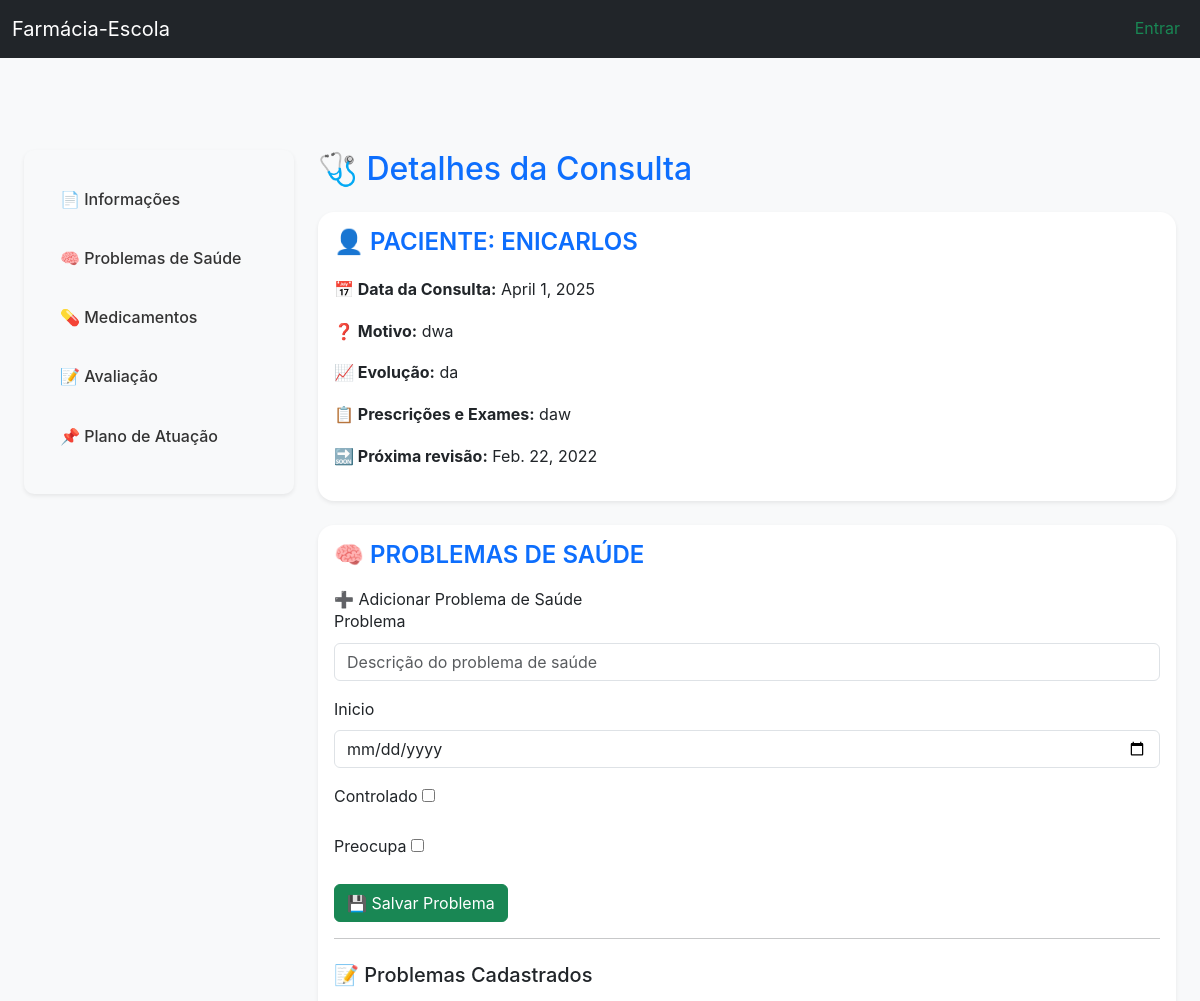
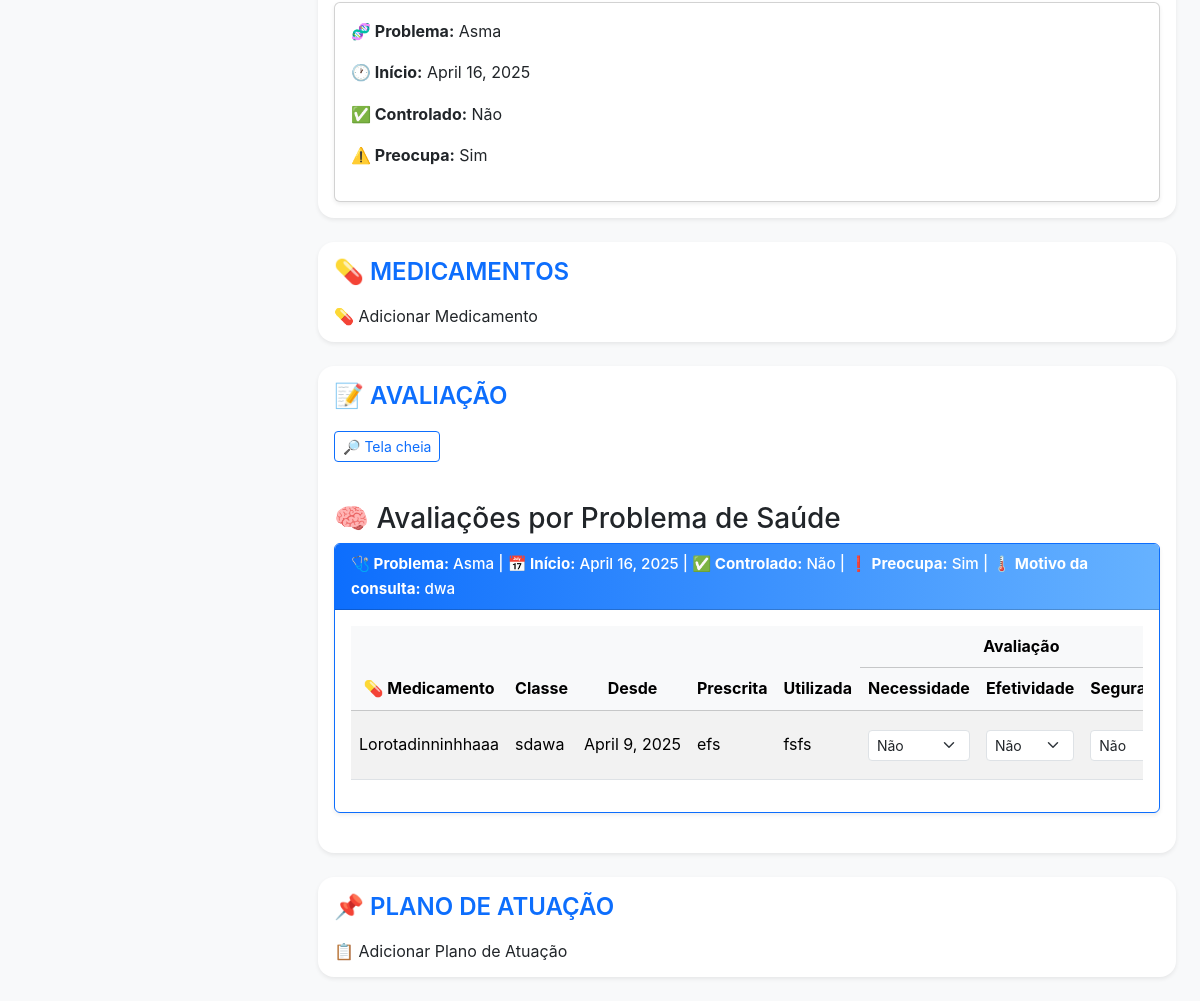
The app's page /consulta/consulta/6/, older data (2 pictures, top to bottom).
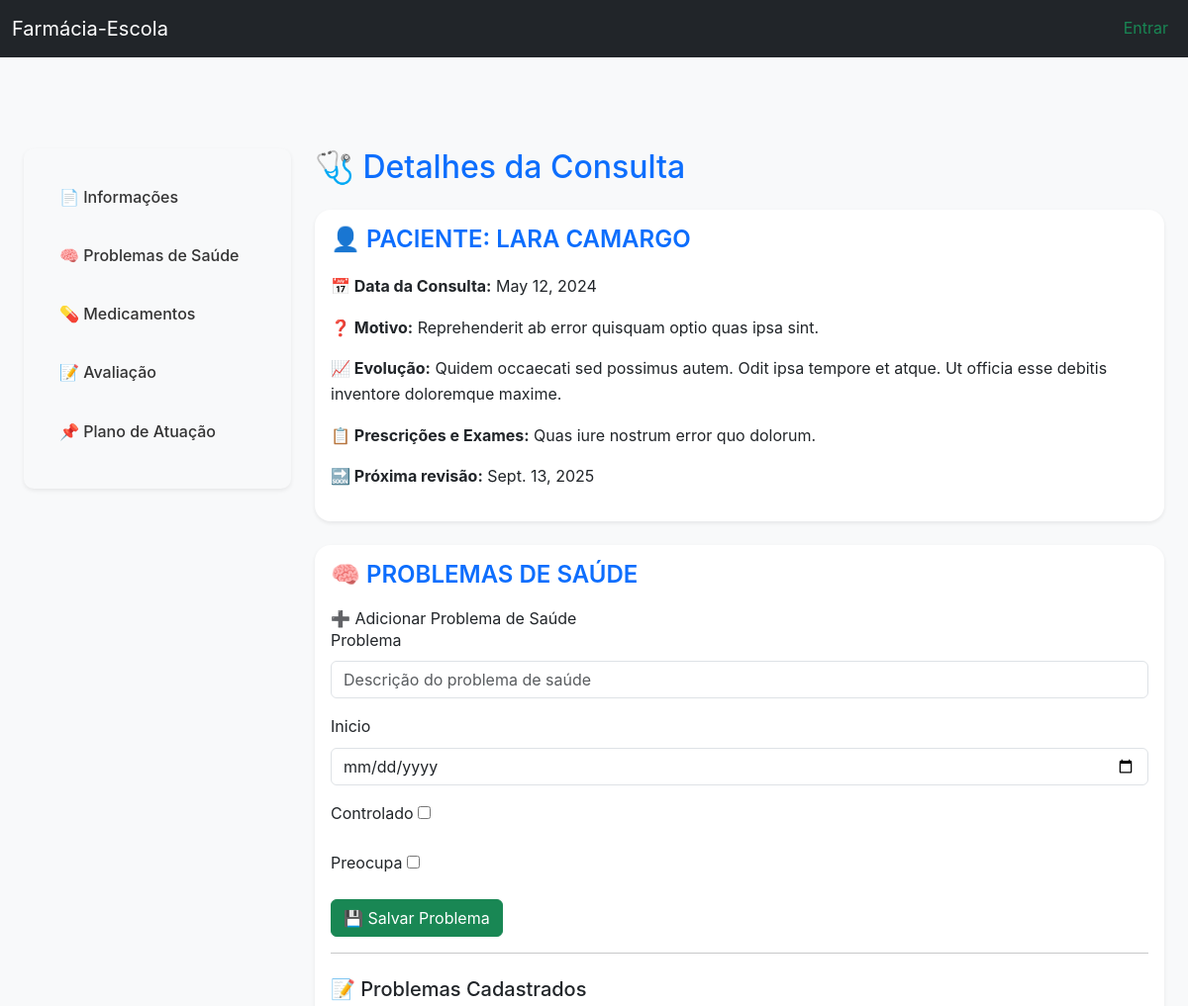
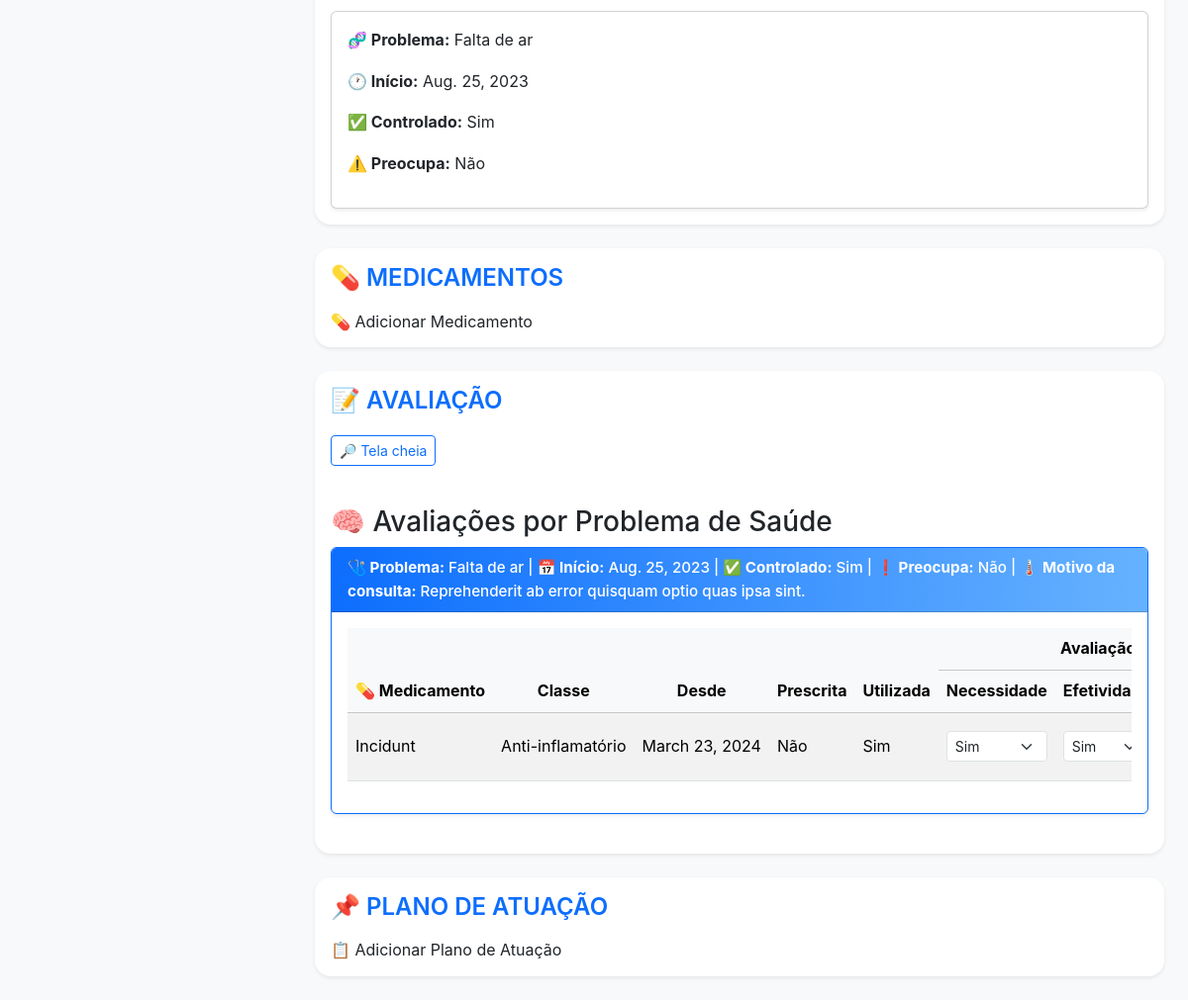
The same page, newer data (2 pictures, top to bottom).
### consulta/models.py (models this page shows, shortened)
class Consulta(models.Model):
    paciente = models.ForeignKey(Paciente, on_delete=models.CASCADE, related_name='consultas')
    data_consulta = models.DateField()
    evolucao = models.TextField()
    motivo_consulta = models.TextField(max_length=255)
    prescricoes_exames = models.TextField()
    data_proxima_revisao = models.DateField()
    def __str__(self):
        return f"Consulta de {self.paciente.nome} em {self.data_consulta}"

class ProblemaSaude(models.Model):
    consulta = models.ForeignKey(Consulta, related_name='problemas_saude', on_delete=models.CASCADE)
    problema = models.CharField(max_length=255)
    inicio = models.DateField()
    controlado = models.BooleanField(default=False)
    preocupa = models.BooleanField(default=False)
    def __str__(self):
        return f"{self.problema} em {self.consulta.data_consulta}"

class Medicamento(models.Model):
    consulta = models.ForeignKey(Consulta, on_delete=models.CASCADE, related_name='medicamentos', null=True, blank=True)
    problema_saude = models.ForeignKey(ProblemaSaude, on_delete=models.CASCADE, related_name='medicamentos', null=True, blank=True)
    nome = models.CharField(max_length=255)
    classe = models.CharField(max_length=255)
    desde = models.DateField()
    prescrita = models.CharField(max_length=255)
    utilizada = models.CharField(max_length=255)
    para_que_servir = models.TextField()

### paciente/models.py (models this page shows, shortened)
class Paciente(models.Model):
    nome = models.CharField(max_length=150)
    telefone = models.CharField(max_length=15)
    numero_formulario = models.CharField(max_length=10)
    responsavel = models.CharField(max_length=100)
    data_nascimento = models.DateField()
    doencas = models.ManyToManyField(
        Doenca,
        through='MedicamentoDoencaPaciente',
        related_name='pacientes',
        blank=True
    )
    medicamentos = models.ManyToManyField(Medicamento, related_name='pacientes', blank=True)
    genero = models.CharField(
        max_length=15, choices=[('M', 'Masculino'), ('F', 'Feminino'), ('O', 'Outro'), ('ND', 'Prefere não dizer')]
    )
    estado_civil = models.CharField(
        max_length=20, choices=[
            ('Casado(a)', 'Casado(a)'),
            ('Solteiro(a)', 'Solteiro(a)'),
            ('Separado(a)', 'Separado(a)'),
            ('Amigado(a)', 'Amigado(a)'),
            ('Nao consta', 'Não consta'),
            ('Outro', 'Outro'),
        ]
    )
    bairro = models.CharField(max_length=100)
    distrito = models.CharField(max_length=20, choices=[('Rural', 'Zona Rural'), ('Urbano', 'Zona Urbana')])
    municipio = models.CharField(max_length=100)
    escolaridade = models.CharField(
        max_length=30, choices=[
            ('Analfabeto', 'Analfabeto'),
            ('Fundamental incompleto', 'Fundamental incompleto'),
            ('Fundamental completo', 'Fundamental completo'),
            ('Médio incompleto', 'Médio incompleto'),
            ('Ensino médio completo', 'Ensino médio completo'),
            ('Superior incompleto', 'Superior incompleto'),
            ('Superior completo', 'Superior completo'),
            ('Pós-graduação', 'Pós-graduação'),
            ('Nao consta', 'Não consta'),
        ]
    )
    ocupacao = models.CharField(max_length=100)
    raca = models.CharField(
        max_length=20, choices=[
            ('Pardo', 'Pardo'),
            ('Preto', 'Preto'),
            ('Branco', 'Branco'),
            ('Amarelo', 'Amarelo'),
            ('Negro', 'Negro'),
            ('Outro', 'Outro'),
            ('Nao consta', 'Não consta'),
        ]
    )
    reside_com = models.CharField(max_length=100)
    observacoes = models.TextField(blank=True)

### consulta/views.py (the view)
# urls.py: path('consulta/<int:consulta_id>/', views.detalhe_consulta, name='consulta_detalhe_consulta'),
def detalhe_consulta(request, consulta_id):
    consulta = get_object_or_404(Consulta, id=consulta_id)
    problemas = ProblemaSaude.objects.filter(consulta=consulta)
    medicamentos = Medicamento.objects.filter(problema_saude__in=problemas).select_related('problema_saude')
    avaliacoes = Avaliacao.objects.filter(medicamento__in=medicamentos).select_related('medicamento')
    planos = PlanoAtuacao.objects.filter(consulta=consulta)
    problemas_com_medicamentos = []
    for problema in problemas:
        medicamentos_relacionados = problema.medicamentos.all()
        for medicamento in medicamentos_relacionados:
            medicamento.avaliacao = Avaliacao.objects.filter(medicamento=medicamento).first()
        problemas_com_medicamentos.append({
            'problema': problema,
            'medicamentos': medicamentos_relacionados
        })
    context = {
        'consulta': consulta,
        'problemas': problemas,
        'medicamentos': medicamentos,
        'avaliacoes': avaliacoes,
        'planos': planos,
        'problema_form': ProblemaSaudeForm(),
        'medicamento_form': MedicamentoForm(consulta=consulta),
        'avaliacao_form': AvaliacaoForm(),
        'plano_form': PlanoAtuacaoForm(),
        'problemas_com_medicamentos': problemas_com_medicamentos,
    }
    return render(request, 'detalhe_consulta.html', context)

### consulta/forms.py
class ProblemaSaudeForm(forms.ModelForm):
    class Meta:
        model = ProblemaSaude
        exclude = ['consulta']
        fields = '__all__'
        widgets = {
            'inicio': forms.DateInput(attrs={'type': 'date', 'class': 'form-control', 'placeholder': 'Data de início do problema'}),
            'problema': forms.TextInput(attrs={'class': 'form-control', 'placeholder': 'Descrição do problema de saúde'}),
        }

### consulta/templates/detalhe_consulta.html (shortened to what this page needs)
{% extends 'menu.html' %}
{% block content %}
{% load static %}
<link rel="stylesheet" href="{% static 'css/accordion_avaliacao.css' %}" />
<div class="container-fluid content-offset" data-bs-spy="scroll" data-bs-target=".sidebar" data-bs-offset="100"
    tabindex="0">
    <div class="row">
        <aside class="col-md-3 mb-4">
            <div class="sidebar shadow-sm position-sticky sticky-top">
                <ul class="nav flex-column">
                    <li class="nav-item"><a href="#info" class="nav-link">📄 Informações</a></li>
                    <li class="nav-item"><a href="#problemas" class="nav-link">🧠 Problemas de Saúde</a></li>
                    <li class="nav-item"><a href="#medicamentos" class="nav-link">💊 Medicamentos</a></li>
                    <li class="nav-item"><a href="#avaliacao" class="nav-link">📝 Avaliação</a></li>
                    <li class="nav-item"><a href="#plano" class="nav-link">📌 Plano de Atuação</a></li>
                </ul>
            </div>
        </aside>
        <main class="col-md-9">
            <h2 class="mb-4 text-primary">🩺 Detalhes da Consulta</h2>
            <section id="info" class="card section-card section shadow-sm mb-4">
                <div class="card-body">
                    <h5 class="section-title">👤 Paciente: {{ consulta.paciente.nome }}</h5>
                    <p><strong>📅 Data da Consulta:</strong> {{ consulta.data_consulta }}</p>
                    <p><strong>❓ Motivo:</strong> {{ consulta.motivo_consulta }}</p>
                    <p><strong>📈 Evolução:</strong> {{ consulta.evolucao }}</p>
                    <p><strong>📋 Prescrições e Exames:</strong> {{ consulta.prescricoes_exames }}</p>
                    <p><strong>🔜 Próxima revisão:</strong> {{ consulta.data_proxima_revisao }}</p>
                </div>
            </section>
            <section id="problemas" class="card section-card section shadow-sm mb-4">
                <div class="card-body">
                    <h5 class="section-title">🧠 Problemas de Saúde</h5>
                    {% include 'partials/accordion_problema_saude.html' %}
                </div>
            </section>
            <section id="medicamentos" class="card section-card section shadow-sm mb-4">
                <div class="card-body">
                    <h5 class="section-title">💊 Medicamentos</h5>
                    {% include 'partials/accordion_medicamento.html' %}
                </div>
            </section>
            <section id="avaliacao" class="card section-card section shadow-sm mb-4">
                <div class="card-body">
                    <h5 class="section-title">📝 Avaliação</h5>
                    <div class="tabela-avaliacao-wrapper">
                        <button id="open-fullscreen" class="btn btn-sm btn-outline-primary mb-3">🔎 Tela cheia</button>
                        {% include 'partials/accordion_avaliacao.html' %}
                    </div>
            </section>
            <section id="plano" class="card section-card section shadow-sm mb-4">
                <div class="card-body">
                    <h5 class="section-title">📌 Plano de Atuação</h5>
                    {% include 'partials/accordion_plano_atuacao.html' %}
                </div>
            </section>
        </main>
    </div>
</div>
{% endblock %}

### consulta/templates/partials/accordion_problema_saude.html (shortened to what this page needs)
<div class="accordion-item">
    <h2 class="accordion-header" id="headingProblema">
        <button class="accordion-button" type="button" data-bs-toggle="collapse"
            data-bs-target="#collapseProblema">
            ➕ Adicionar Problema de Saúde
        </button>
    </h2>
    <div id="collapseProblema" class="accordion-collapse collapse show" data-bs-parent="#formAccordion">
        <div class="accordion-body">
            <form method="POST" action="{% url 'consulta_adicionar_problema_saude' consulta.id %}">
                {% for field in problema_form %}
                    <div class="mb-3">
                        <label class="form-label">{{ field.label }}</label>
                        {{ field }}
                    </div>
                {% endfor %}
                <button type="submit" class="btn btn-success">
                    💾 Salvar Problema
                </button>
            </form>
            <hr />
            <h5 class="mt-4">📝 Problemas Cadastrados</h5>
            {% if problemas %}
                <div class="list-group">
                    {% for problema in problemas %}
                    <div class="card mt-2 shadow-sm">
                        <div class="card-body">
                            <p><strong>🧬 Problema:</strong> {{ problema.problema }}</p>
                            <p><strong>🕐 Início:</strong> {{ problema.inicio }}</p>
                            <p><strong>✅ Controlado:</strong>
                                {{ problema.controlado|yesno:"Sim,Não,Não informado" }}</p>
                            <p><strong>⚠️ Preocupa:</strong>
                                {{ problema.preocupa|yesno:"Sim,Não,Não informado" }}</p>
                        </div>
                    </div>
                    {% endfor %}
                </div>
            {% else %}
                <p class="text-muted">Nenhum problema de saúde cadastrado.</p>
            {% endif %}
        </div>
    </div>
</div>

### consulta/templates/partials/accordion_avaliacao.html (shortened to what the changed rows need)
{% load static %}
{% if problemas_com_medicamentos %}
<div class="row">
    {% for item in problemas_com_medicamentos %}
    <div class="col-md-12 mb-4">
        <div class="card shadow-sm border-primary">
            <div class="card-header bg-primary text-white">
                <strong>🩺 Problema:</strong> {{ item.problema.problema }} |
                <strong>📅 Início:</strong> {{ item.problema.inicio }} |
                <strong>✅ Controlado:</strong> {{ item.problema.controlado|yesno:"Sim,Não" }} |
                <strong>❗ Preocupa:</strong> {{ item.problema.preocupa|yesno:"Sim,Não" }} |
                <strong>🌡️ Motivo da consulta:</strong> {{ consulta.motivo_consulta }}
            </div>
            <div class="card-body">
                {% if item.medicamentos %}
                <div class="table-responsive">
                    <table class="table table-striped table-hover align-middle">
                        <thead class="table-light text-center">
                            <tr>
                                <th rowspan="2">💊 Medicamento</th>
                                <th rowspan="2">Classe</th>
                                <th rowspan="2">Desde</th>
                                <th rowspan="2">Prescrita</th>
                                <th rowspan="2">Utilizada</th>
                                <th colspan="3">Avaliação</th>
                            </tr>
                            <tr>
                                <th>Necessidade</th>
                                <th>Efetividade</th>
                                <th>Segurança</th>
                            </tr>
                        </thead>
                        <tbody>
                            {% for medicamento in item.medicamentos %}
                            <tr class="expandable">
                                <form method="POST" action="{% url 'consulta_adicionar_avaliacao' %}" style="display: contents;">
                                    <td>{{ medicamento.nome }}</td>
                                    <td>{{ medicamento.classe }}</td>
                                    <td>{{ medicamento.desde }}</td>
                                    <td>{{ medicamento.prescrita }}</td>
                                    <td>{{ medicamento.utilizada }}</td>
                                    {% with avaliacao=medicamento.avaliacao %}
                                    <td>
                                        <select name="necessidade" class="form-select form-select-sm" required autocomplete="off">
                                            <option value="True" {% if avaliacao.necessidade %}selected{% endif %}>Sim</option>
                                            <option value="False" {% if not avaliacao.necessidade %}selected{% endif %}>Não</option>
                                        </select>
                                    </td>
                                    <td>
                                        <select name="efetividade" class="form-select form-select-sm" required autocomplete="off">
                                            <option value="True" {% if avaliacao.efetividade %}selected{% endif %}>Sim</option>
                                            <option value="False" {% if not avaliacao.efetividade %}selected{% endif %}>Não</option>
                                        </select>
                                    </td>
                                    <td>
                                        <select name="seguranca" class="form-select form-select-sm" required autocomplete="off">
                                            <option value="False" {% if not avaliacao.seguranca %}selected{% endif %}>Não</option>
                                        </select>
                                    </td>
                                    {% endwith %}
                                </form>
                            </tr>
                            {% endfor %}
                        </tbody>
                    </table>
                </div>
                {% else %}
                <p class="text-muted">Nenhum medicamento relacionado a esse problema de saúde.</p>
                {% endif %}
            </div>
        </div>
    </div>
    {% endfor %}
</div>
{% else %}
<p class="text-muted">Nenhuma avaliação cadastrada ainda.</p>
{% endif %}

Row changes from the older to the newer data that the page shows:
no longer on this page (row edited): ProblemaSaude: problema "Asma", inicio "April 16, 2025", controlado "Não", preocupa "Sim", problema.problema "Asma", problema.inicio "April 16, 2025", problema.controlado "Não", problema.preocupa "Sim", {{ consulta.motivo_consulta }} "dwa"
removed Medicamento: nome "Lorotadinninhhaaa", classe "sdawa", desde "April 9, 2025", prescrita "efs", utilizada "fsfs", necessidade "Não", efetividade "Não", seguranca "Não", shown under "Asma"
changed Consulta: paciente.nome "ENICARLOS" → "LARA CAMARGO"; data_consulta "April 1, 2025" → "May 12, 2024"; motivo_consulta "dwa" → "Reprehenderit ab error quisquam optio quas ipsa sint."; evolucao "da" → "Quidem occaecati sed possimus autem. Odit ipsa tempore et atque. Ut officia esse debitis inventore doloremque maxime."; prescricoes_exames "daw" → "Quas iure nostrum error quo dolorum."; data_proxima_revisao "Feb. 22, 2022" → "Sept. 13, 2025"
added ProblemaSaude: problema "Falta de ar", inicio "Aug. 25, 2023", controlado "Sim", preocupa "Não", problema.problema "Falta de ar", problema.inicio "Aug. 25, 2023", problema.controlado "Sim", problema.preocupa "Não", {{ consulta.motivo_consulta }} "Reprehenderit ab error quisquam optio quas ipsa sint."
added Medicamento: nome "Incidunt", classe "Anti-inflamatório", desde "March 23, 2024", prescrita "Não", utilizada "Sim", necessidade "Sim", efetividade "Sim", shown under "Falta de ar"
